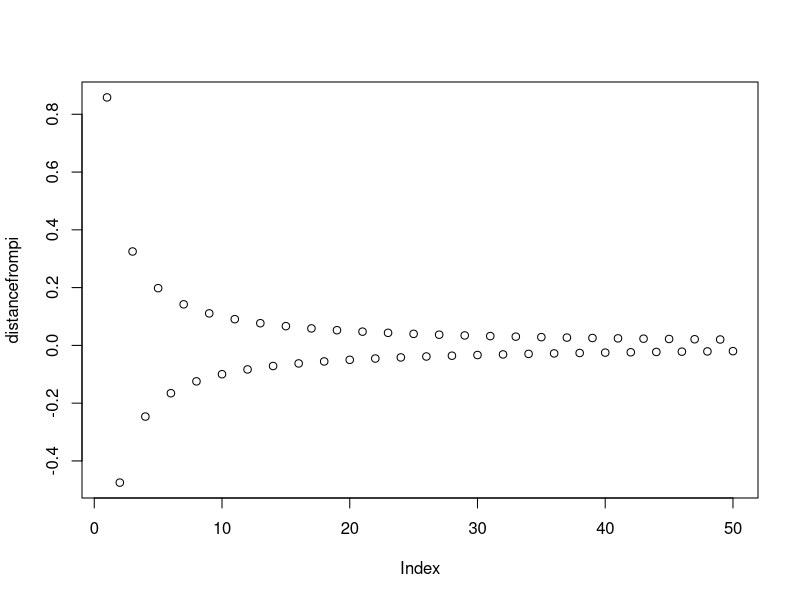
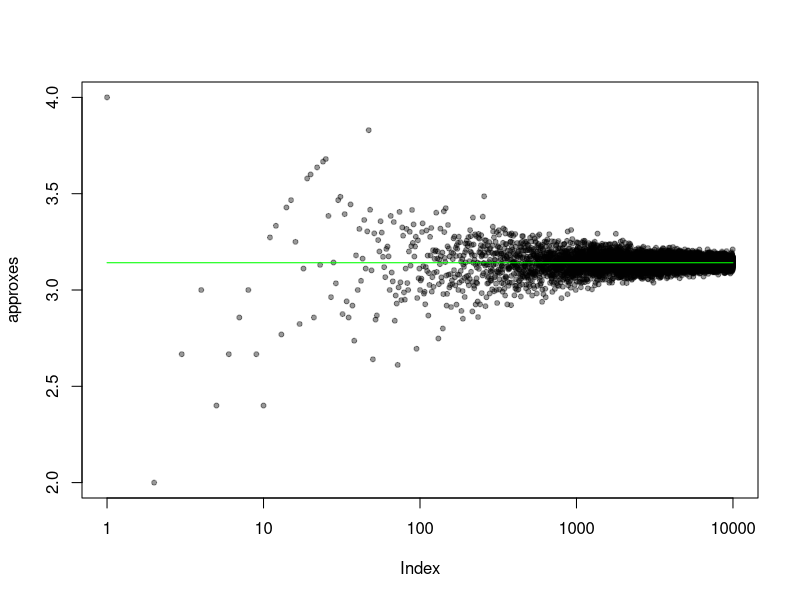

These figures' R source, in order:
## ---- chunk 1
outliers <- function(x) {
    a <- quantile(x)[2]
    b <- quantile(x)[4]
    as.logical(x < a | x > b)

}
outliers(1:10)
## ---- chunk 2
EnglishNumbers <- c("zero", "one", "two", "three", "four")
numToText <- function(num, lang) {
    ans <- lang[num + 1]
    return(ans)
}
numToText(2, EnglishNumbers)
## ---- chunk 3
EnglishNumbers <- c("zero", "one", "two", "three", "four")
TextToNum <- function(word, lang) {
    ans = which(lang == word)
    return(ans - 1)
}
TextToNum("three", EnglishNumbers)
## ---- chunk 4
digitToWord <- function(integer, language) {
    if (language == "English") {
        if (integer == "0") 
            print("zero")
        if (integer == "1") 
            print("one")
        if (integer == "2") 
            print("two")
        if (integer == "3") 
            print("three")
        if (integer == "4") 
            print("four")
        if (integer == "5") 
            print("five")
        if (integer == "6") 
            print("six")
        if (integer == "7") 
            print("seven")
        if (integer == "8") 
            print("eight")
        if (integer == "9") 
            print("nine")
    }
    if (language == "Spanish") {
        if (integer == "0") 
            print("cero")
        if (integer == "1") 
            print("uno")
        if (integer == "2") 
            print("dos")
        if (integer == "3") 
            print("tres")
        if (integer == "4") 
            print("cuatro")
        if (integer == "5") 
            print("cinco")
        if (integer == "6") 
            print("seis")
        if (integer == "7") 
            print("siete")
        if (integer == "8") 
            print("ocho")
        if (integer == "9") 
            print("nueve")
    }
    if (language == "French") {
        if (integer == "0") 
            print("zero")
        if (integer == "1") 
            print("un")
        if (integer == "2") 
            print("deux")
        if (integer == "3") 
            print("trois")
        if (integer == "4") 
            print("quatre")
        if (integer == "5") 
            print("cinq")
        if (integer == "6") 
            print("six")
        if (integer == "7") 
            print("sept")
        if (integer == "8") 
            print("huit")
        if (integer == "9") 
            print("neuf")
    }
}

digitToWord("1", "Spanish")

digitToWord("2", "English")

digitToWord("3", "French")

## ---- chunk 5
lettersMatch <- function(words, pattern) {
    a = grep(pattern, words)
    return(a)
}
lettersMatch(c("apple", "berry", "carrie", "rr"), "rr")
## ---- chunk 6
piseries <- function(k) {
    signs <- -(-1)^c(1:k)
    num <- (seq(1, by = 2, length.out = k) * signs)^(-1)
    sum(4 * num)

}
piseries(101)
## ---- chunk 7
piseries <- function(k) {
    signs <- -(-1)^c(1:k)
    num <- (seq(1, by = 2, length.out = k) * signs)^(-1)
    sum(4 * num)

}
howClosetoPi <- function(n) {
    ests <- c()
    for (k in 1:n) {
        ests <- c(ests, piseries(k))
    }
    distancefrompi <- ests - pi
    plot(distancefrompi)
}
howClosetoPi(50)

## ---- chunk 8
randApproxtoPi <- function(n) {
    x <- runif(n)
    y <- runif(n)
    sd <- x^2 + y^2
    4 * (length(sd[sd < 1])/length(sd))
}
randApproxtoPi(1000)
## ---- chunk 9
approxes <- sapply(1:10000, randApproxtoPi)
plot(approxes, pch = 20, col = rgb(0, 0, 0, 0.4), log = "x")
lines(c(1, 10000), c(pi, pi), col = "green")  
